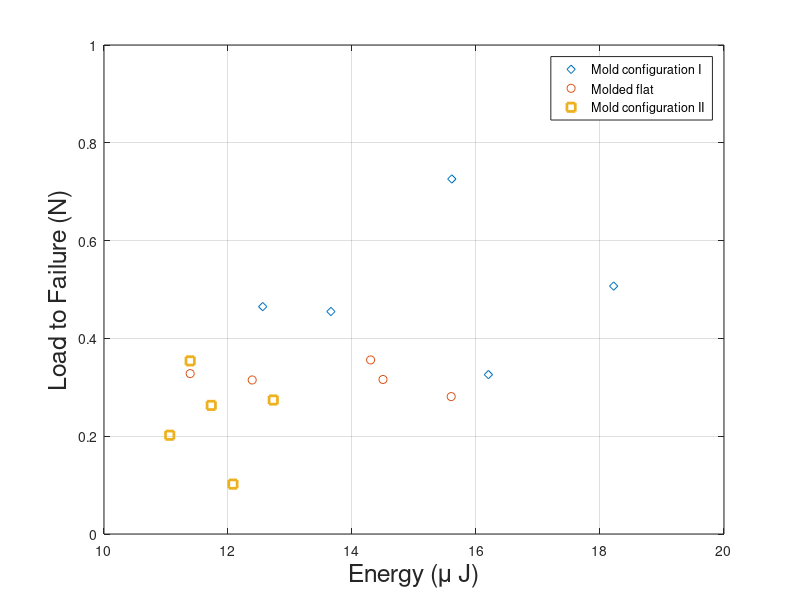

Source code (MATLAB):
clear all
close

energy_curvedup=[12.56; 16.20; 13.66; 18.22; 15.61]*1e-6;
energy_flat=[14.30; 15.60; 12.39; 14.5; 11.39]*1e-6;
energy_curveddown=[11.06; 12.08; 12.73; 11.73; 11.39]*1e-6;
fload_curvedup=[465; 326; 455; 507; 726]*1e-3;
fload_flat=[356; 281; 315; 316; 328]*1e-3;
fload_curveddown=[202; 102; 274; 263; 354]*1e-3;


figure(1);
set(axes,'Fontsize',12);
plot(energy_curvedup*1e6,fload_curvedup,'d',...
    energy_flat*1e6,fload_flat,'o',...
    energy_curveddown*1e6,fload_curveddown,'s','LineWidth',2);
axis([10 20 0 1]);
xlabel('Energy (\mu J)','Fontsize',18);
ylabel('Load to Failure (N)','Fontsize',18);
grid on;

legend('Mold configuration I','Molded flat','Mold configuration II');